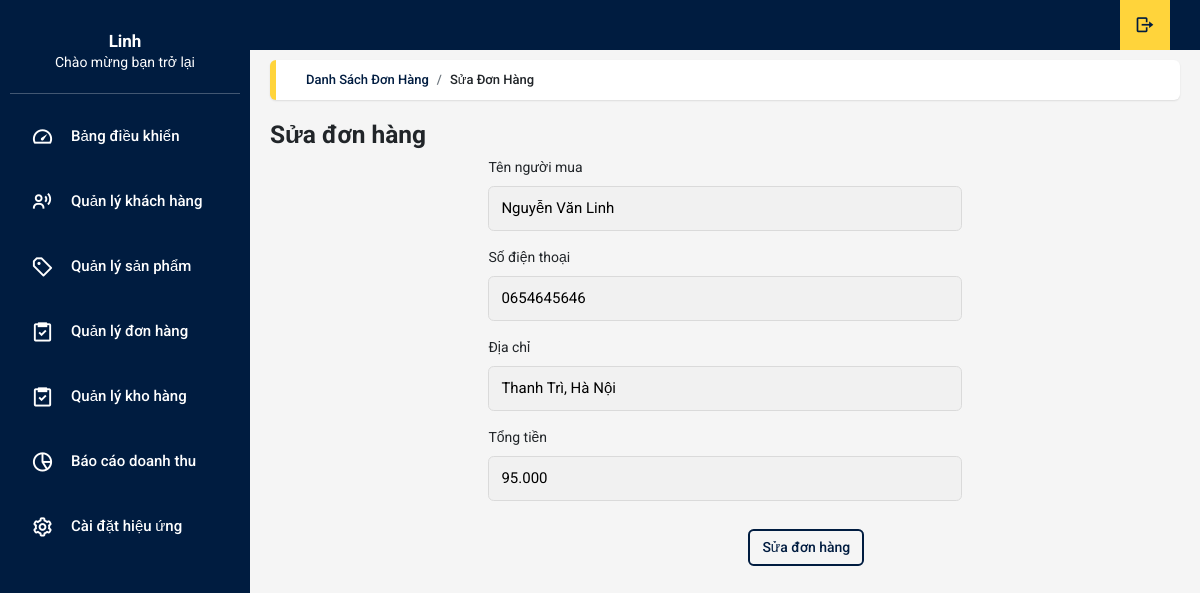
Screenshot of /nhanvien/suadonhang.php?id=53 with the database file from the repository.
### tables this page shows
CREATE TABLE `orders` (
  `id` int(11) NOT NULL,
  `name` varchar(100) NOT NULL,
  `phone` varchar(100) NOT NULL,
  `address` varchar(255) NOT NULL,
  `note` text NOT NULL,
  `total` int(11) NOT NULL,
  `created_time` int(11) NOT NULL,
  `last_updated` int(11) NOT NULL,
  `iduser` int(50) NOT NULL
);

### nhanvien/suadonhang.php (the view, shortened to what this page needs)
<?php
$id = $_GET['id'];
include '../connect.php';
?>
<!DOCTYPE html>
<html lang="en">
<head>
  <link rel="stylesheet" type="text/css" href="css/main.css">
  <link rel="stylesheet" href="https://cdn.jsdelivr.net/npm/boxicons@latest/css/boxicons.min.css">
  <link rel="stylesheet" href="https://unpkg.com/boxicons@latest/css/boxicons.min.css">
  <link rel="stylesheet" type="text/css"
    href="https://maxcdn.bootstrapcdn.com/font-awesome/4.7.0/css/font-awesome.min.css">
  <link rel="stylesheet" href="https://use.fontawesome.com/releases/v5.8.2/css/all.css">
  <link rel="stylesheet" href="https://cdnjs.cloudflare.com/ajax/libs/jquery-confirm/3.3.2/jquery-confirm.min.css">
</head>
<body class="app sidebar-mini rtl">
  <header class="app-header">
    <ul class="app-nav">
      <li><a class="app-nav__item" href="../index.php"><i class='bx bx-log-out bx-rotate-180'></i> </a>
      </li>
    </ul>
  </header>
  <aside class="app-sidebar">
    <div class="app-sidebar__user">
      <div>
        <p class="app-sidebar__user-name"><b>Linh</b></p>
        <p class="app-sidebar__user-designation">Chào mừng bạn trở lại</p>
      </div>
    </div>
    <hr>
    <ul class="app-menu">
      <?php
        require_once "navbar.php";
      ?>
    </ul>
  </aside>
  <main class="app-content">
    <div class="app-title">
      <ul class="app-breadcrumb breadcrumb">
        <li class="breadcrumb-item"><a href="quan-ly-nhan-vien.php">Danh sách đơn hàng</a></li>
        <li class="breadcrumb-item">Sửa đơn hàng</li>
      </ul>
    </div>
      <h3 class="tile-title">Sửa đơn hàng</h3>
      <div class="div" style="margin: 0 24%;">
      <?php
		$sql = "select * from orders where id='$id'";
		$result = $conn->query($sql);
		if ($result->num_rows > 0) {
		while ($row = $result->fetch_assoc()) {
            ?>
      <form action="xulysuadonhang.php?id=<?php echo $row['id'] ?>" method="POST" enctype="multipart/form-data">
					<fieldset class="form-group">
						<label>Tên người mua</label>
						<input value="<?php echo $row['name'] ?>" name="name" id="name" type="text" class="form-control" placeholder="Nhập name" >
					</fieldset>
					<fieldset class="form-group">
						<label>Số điện thoại</label>
						<input value="<?php echo $row['phone'] ?>" name="phone" id="phone" type="number" class="form-control" placeholder="Nhập phone" >
					</fieldset>
          			<fieldset class="form-group">
						<label>Địa chỉ</label>
						<input value="<?php echo $row['address'] ?>" name="address" type="text" id="address" class="form-control" placeholder="Nhập địa chỉ" >
					</fieldset>
                    <fieldset class="form-group">
						<label>Tổng tiền</label>
						<input value="<?php echo $row['total'] ?>.000" name="total" id="total" type="text" class="form-control" placeholder="Nhập tổng tiền" >
					</fieldset>
					<button style="margin: 12px 260px" type="submit" id="add" class="btn btn-outline-primary">Sửa đơn hàng</button>
				</form>
                <?php
                   }
                 }
                ?>
      </div>
  </main>
</body>
</html>

### rows the page displays
orders: name "Nguyễn Văn Linh", phone "0654645646", address "Thanh Trì, Hà Nội", total "95.000"
